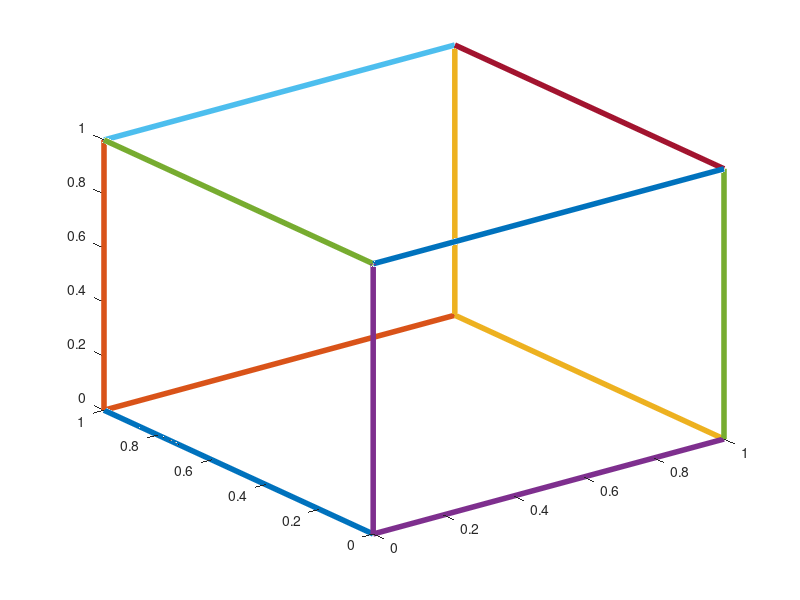

Write the MATLAB code that produced this figure.
close all; clear all; clc;
% building a simple structure in 3d

num_nodes = 8;
num_links = 12;
jj = zeros(num_links,1);
kk = zeros(num_links,1);

% set positions of nodes
X = zeros(num_nodes,3);
X(1,1) = 0; % node 1
X(1,2) = 0;
X(1,3) = 0;
X(2,1) = 0; % node 2
X(2,2) = 1;
X(2,3) = 0;
X(3,1) = 1; % node 3
X(3,2) = 1;
X(3,3) = 0;
X(4,1) = 1; % node 4
X(4,2) = 0;
X(4,3) = 0;
X(5,1) = 0; % node 5
X(5,2) = 0;
X(5,3) = 1;
X(6,1) = 0; % node 6
X(6,2) = 1;
X(6,3) = 1;
X(7,1) = 1; % node 7
X(7,2) = 1;
X(7,3) = 1;
X(8,1) = 1; % node 8
X(8,2) = 0;
X(8,3) = 1;

% build structure by creating links
jj(1) = 1; % link 1
kk(1) = 2;
jj(2) = 2; % link 2
kk(2) = 3;
jj(3) = 3; % link 3
kk(3) = 4;
jj(4) = 4; % link 4
kk(4) = 1;
jj(5) = 5; % link 5
kk(5) = 6;
jj(6) = 6; % link 6
kk(6) = 7;
jj(7) = 7; % link 7
kk(7) = 8;
jj(8) = 8; % link 8
kk(8) = 5;
jj(9) = 2; % link 9
kk(9) = 6;
jj(10) = 3; % link 10
kk(10) = 7;
jj(11) = 1; % link 11
kk(11) = 5;
jj(12) = 4; % link 12
kk(12) = 8;

figure(1);
x = [X(jj,1) X(kk,1)];
y = [X(jj,2) X(kk,2)];
z = [X(jj,3) X(kk,3)];
plot3(x',y',z','linewidth',4)



